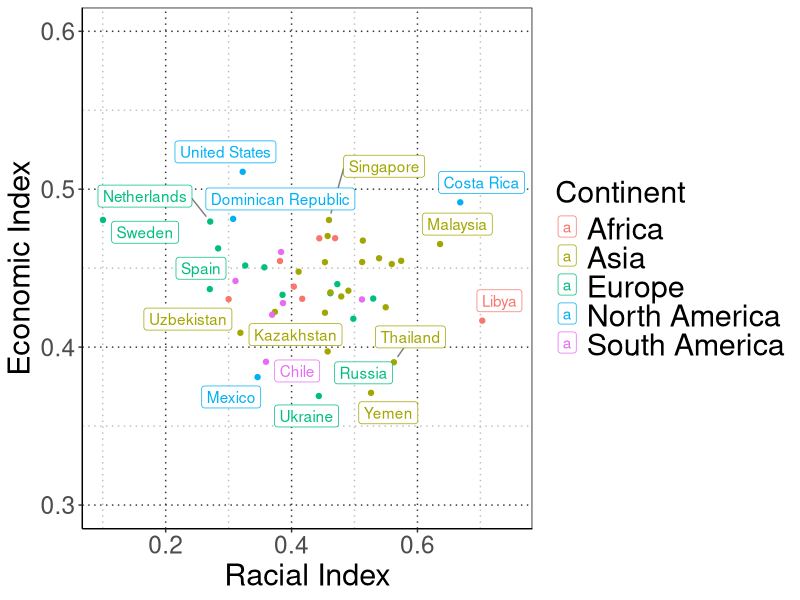
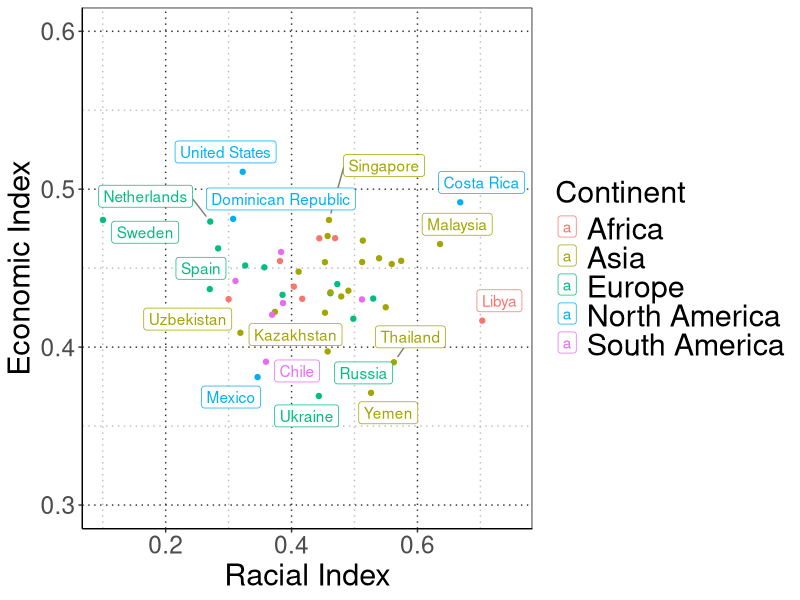

Write the R code that produced these figures, in order.
library(ggplot2)
library(ggrepel)
library(dplyr)

# General image formatting
opts_string = {theme(axis.text.x=element_text(size=rel(2),angle=0),
                     axis.text.y=element_text(size=rel(2)),
                     legend.text=element_text(size=rel(2)),
                     title=element_text(size=rel(2)),
                     panel.background=element_blank(),
                     panel.border=element_rect(color='black',fill=NA),
                     panel.grid.major=element_line(colour='grey20',linetype='dotted'),
                     panel.grid.minor=element_line(color='grey',linetype='dotted'))}

# Read in input files
WVSresults <- read.csv('WVS_data.csv')
countryCodes <- read.csv('CountryCodes.csv')
continent <- read.csv('Continent.csv')

# Replace country codes with countries and apply weighting to indices
WVSresults <- merge(countryCodes, WVSresults, by.x='Code', by.y='V2')
WVSresults <- select(WVSresults, -c(Code))

WVSresults$weightedRac <- WVSresults$rac * WVSresults$V258
WVSresults$weightedEc <- WVSresults$ec * WVSresults$V258

countryRac <-aggregate(WVSresults$weightedRac, by=list(Country=WVSresults$Country), FUN=sum)
countryEc <-aggregate(WVSresults$weightedEc, by=list(Country=WVSresults$Country), FUN=sum)
countryWeights <-aggregate(WVSresults$V258, by=list(Country=WVSresults$Country), FUN=length) # length of weights rather than sum because sum would cancel out the weighting

colnames(countryRac) <- c('Country', 'weightedRac')
colnames(countryEc) <- c('Country', 'weightedEc')
colnames(countryWeights) <- c('Country', 'weights')

aggData <- merge(countryRac, countryEc, by='Country')
aggData <- merge(aggData, countryWeights, by='Country')
aggData$weightedRac <- aggData$weightedRac / aggData$weights
aggData$weightedEc <- aggData$weightedEc / aggData$weights

# Add in continent information for visualization purposes
aggData <- merge(aggData, continent, by='Country')

# Build scatter plot of indices
ggplot(aggData, aes(x=weightedRac, y=weightedEc, color=Continent)) + geom_point() +
  xlim(.1,.75) + ylim(.3,.6) +
  geom_label_repel(aes(label = Country),
                   box.padding   = 0.35, 
                   point.padding = 0.5,
                   segment.color = 'grey50') + xlab('Racial Index') +ylab('Economic Index') +
  theme_classic() + opts_string
ggsave('internationalLeft.png',units=c('cm'),width=50,height=50)